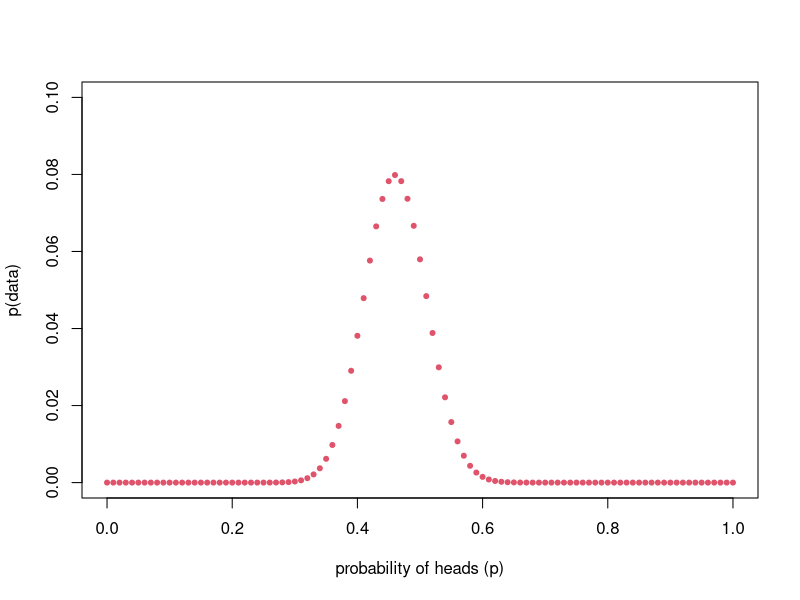
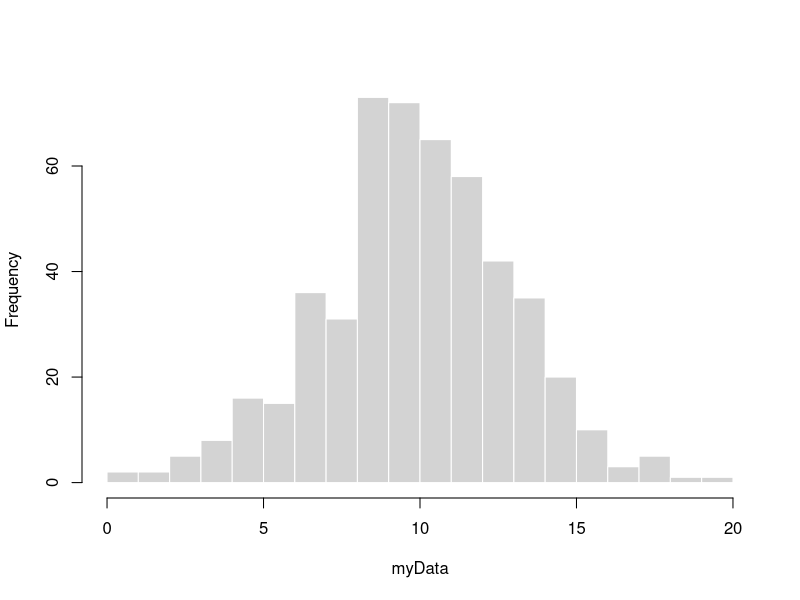
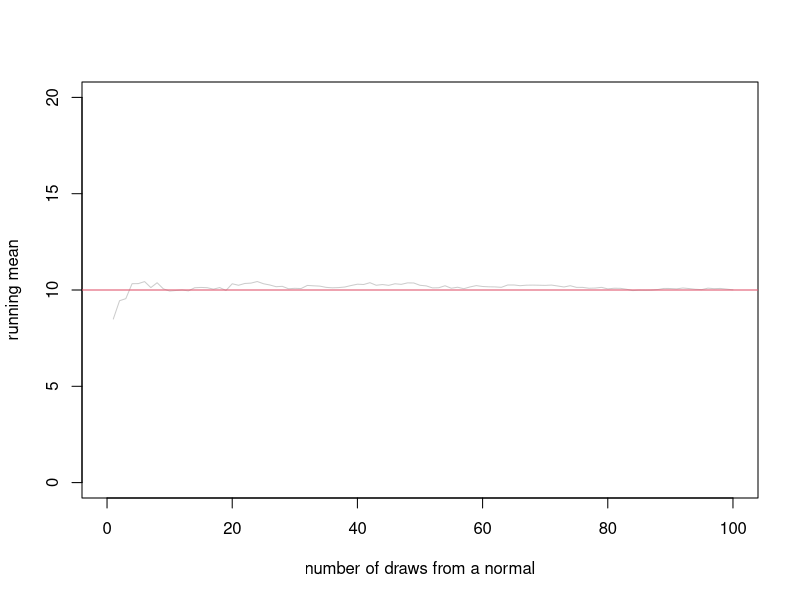
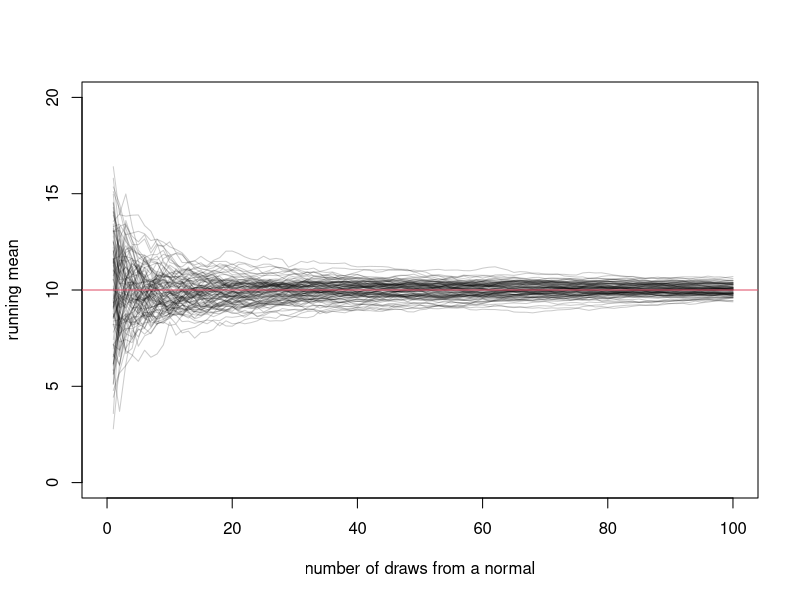

The R source for these figures, in order:
## ---- chunk 1
#| label: load-packages
#| include: false

library(tidyverse)
## ---- chunk 2
n.heads <- 46
## ---- chunk 3
dbinom(x=46, p=0.5, size=100)

## ---- chunk 4
pvector = seq(0,1,length.out=101)
  probabilities <- dbinom(x=46,size=100,p=pvector)
## ---- chunk 5
plot(pvector,probabilities, xlim=c(0,1),ylim=c(0,0.1), xlab="probability of heads (p)",ylab="p(data)", pch=20,col=2)
## ---- chunk 6
pvector[which.max(probabilities)]
## ---- chunk 7
# function to estimate the p(k=46|n=100,p) for a given p
	l.binom <- function(p){
		binom.prob <- dbinom(x=46,size=100,prob=p)
		return(binom.prob)
	}
# use optimize() to get the mle
	mle <- optimize(f = l.binom,lower=0,upper=1,maximum=TRUE)
	mle$maximum
## ---- chunk 8
set.seed(100)
myData <- rnorm(n=500, mean=10, sd=3)
hist(myData, border="white", main="", breaks=20)

## ---- chunk 9
myData[1]
dnorm(myData[1], mean=10, sd=3)
## ---- chunk 10
# function to estimate the likelihood for a given mean
	l.norm <- function(u){
		norm.prob <- dnorm(myData[1],mean=u, sd=3)
		return(norm.prob)
	}
# use optimize() to get the mle using the range of the data
	mle <- optimize(f = l.norm,lower=0,upper=20,maximum=TRUE)
	mle$maximum
## ---- chunk 11
myData[1:2]

prod(dnorm(myData[1:2], mean=10, sd=3))
## ---- chunk 12
# function to estimate the likelihood for a given mean
	l.norm <- function(u){
		norm.prob <- prod(dnorm(myData[1:2],mean=u, sd=3))
		return(norm.prob)
	}
	mle <- optimize(f = l.norm,lower=0,upper=20,maximum=TRUE)
	mle$maximum
## ---- chunk 13
sum(dnorm(myData, mean=10, sd=3, log=T))

## ---- chunk 14
# function to estimate the likelihood for a given mean
	l.norm <- function(u){
		norm.prob <- sum(dnorm(myData,mean=u, sd=3, log=T))
		return(norm.prob)
	}
	mle <- optimize(f = l.norm,lower=0,upper=20,maximum=TRUE)
	mle$maximum
## ---- chunk 15
set.seed(100)
	draw.running.mean <- function(r,n){
		replicate(r,{
			x1 <- rnorm(n,mean=10,sd=3)
			x1.mean <- cumsum(x1)/(1:n)
			lines(1:n,x1.mean,col=adjustcolor(1,0.2))
		})
		return(invisible(0))
	}
	n <- 1e2
	plot(0,xlim=c(0,n),ylim=c(0,20),type='n',
			xlab="number of draws from a normal",
			ylab="running mean")
		draw.running.mean(r = 1,n = 100)
		abline(h=10,col=2)
## ---- chunk 16
set.seed(100)
	plot(0,xlim=c(0,n),ylim=c(0,20),type='n',
			xlab="number of draws from a normal",
			ylab="running mean")
		draw.running.mean(r = 100,n = 100)
		abline(h=10,col=2)
	
